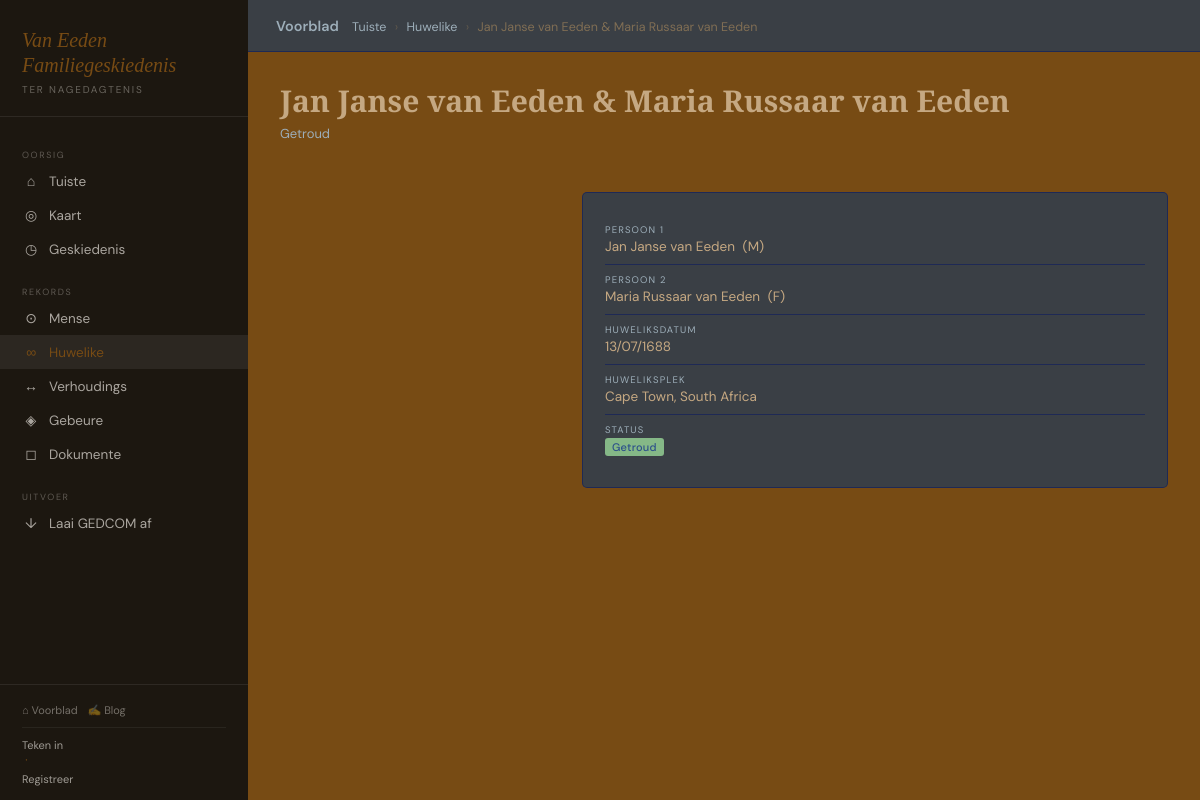
The app's page /argief/huwelike/130/ with its own data.
### genealogy/models.py (models this page shows, shortened)
class Marriage(models.Model):
    STATUS_CHOICES = [
        ('married','Getroud'),
        ('divorced','Geskei'),
        ('widowed','Nagelaat'),
        ('separated','Vervreemd'),
        ('annulled','Nietig Verklaar'),
    ]
    person1        = models.ForeignKey(Person, on_delete=models.CASCADE, related_name='marriages_as_person1')
    person2        = models.ForeignKey(Person, on_delete=models.CASCADE, related_name='marriages_as_person2')
    marriage_date  = models.CharField(max_length=100, blank=True,
                       help_text='GEDCOM datum, bv. 15 JAN 1920')
    marriage_place = models.CharField(max_length=200, blank=True)
    end_date       = models.CharField(max_length=100, blank=True,
                       help_text='GEDCOM datum')
    end_place      = models.CharField(max_length=200, blank=True)
    status         = models.CharField(max_length=20, choices=STATUS_CHOICES, default='married')
    notes          = models.TextField(blank=True)
    class Meta:
        ordering = ['marriage_date']
    def __str__(self):
        return f'{self.person1} & {self.person2}'
    @property
    def marriage_date_display(self):
        from .gedcom_dates import gedcom_to_display
        return gedcom_to_display(self.marriage_date)

class Person(models.Model):
    GENDER_CHOICES = [('M','Manlik'),('F','Vroulik'),('O','Ander'),('U','Onbekend')]
    first_name  = models.CharField(max_length=100)
    middle_name = models.CharField(max_length=100, blank=True)
    last_name   = models.CharField(max_length=100)
    maiden_name = models.CharField(max_length=100, blank=True)
    gender      = models.CharField(max_length=1, choices=GENDER_CHOICES, default='U')
    photo       = models.ImageField(upload_to='people/photos/', blank=True, null=True)
    birth_date  = models.CharField(max_length=100, blank=True,
                    help_text='GEDCOM datum, bv. BEF 15 JAN 1900')
    birth_place = models.CharField(max_length=200, blank=True)
    death_date  = models.CharField(max_length=100, blank=True,
                    help_text='GEDCOM datum, bv. AFT 1950')
    death_place = models.CharField(max_length=200, blank=True)
    is_deceased = models.BooleanField(default=False)
    is_root     = models.BooleanField(default=False, help_text='Stam-ouer van die boom (a1)')
    biography   = models.TextField(blank=True)
    notes       = models.TextField(blank=True)
    created_at  = models.DateTimeField(auto_now_add=True)
    updated_at  = models.DateTimeField(auto_now=True)
    created_by  = models.ForeignKey(User, on_delete=models.SET_NULL, null=True, blank=True,
                    related_name='created_people')
    birth_lat   = models.FloatField(null=True, blank=True)
    birth_lng   = models.FloatField(null=True, blank=True)
    death_lat   = models.FloatField(null=True, blank=True)
    death_lng   = models.FloatField(null=True, blank=True)
    class Meta:
        ordering = ['first_name', 'last_name']
        verbose_name_plural = 'Mense'
    def __str__(self): return self.full_name
    @property
    def full_name(self):
        parts = [self.first_name]
        if self.middle_name: parts.append(self.middle_name)
        parts.append(self.last_name)
        return ' '.join(parts)
    def get_absolute_url(self):
        return reverse('genealogy:person_detail', kwargs={'pk': self.pk})

### genealogy/views.py (the view)
# urls.py: path('huwelike/<int:pk>/',            views.marriage_detail,   name='marriage_detail'),
def marriage_detail(request, pk):
    profile  = get_profile(request.user)
    marriage = get_object_or_404(Marriage, pk=pk)
    docs = Document.objects.filter(people__in=[marriage.person1, marriage.person2]).distinct()
    return render(request, 'genealogy/marriage_detail.html',
        {'marriage': marriage, 'documents': docs, 'profile': profile})

### genealogy/views.py (called while the page is built)
def get_profile(user):
    if not user.is_authenticated:
        return None
    profile, _ = UserProfile.objects.get_or_create(user=user, defaults={'role': 'pending'})
    return profile

### genealogy/templates/genealogy/marriage_detail.html (shortened to what this page needs)
{% extends "genealogy/base.html" %}
{% load genealogy_extras %}
{% block breadcrumb %}
  <a href="{% url 'genealogy:dashboard' %}">Tuiste</a> <span>›</span>
  <a href="{% url 'genealogy:marriage_list' %}">Huwelike</a> <span>›</span>
  {{ marriage }}
{% endblock %}
{% block content %}
<div class="ph"><div><h2>{{ marriage }}</h2><p class="subtitle">{{ marriage.get_status_display }}</p></div></div>
<div class="detail-grid">
  <div>
  </div>
  <div>
    <div class="card" style="margin-top: 21px;">
      <div class="info-row"><div class="ir-label">Persoon 1</div>
        <div class="ir-value" style="display:flex;justify-content:space-between;align-items:center;">
          <div>
            <a href="{{ marriage.person1.get_absolute_url }}">{{ marriage.person1.full_name }}</a>
            <span style="margin-left: 4px;">({{ marriage.person1.gender|default:"—" }})</span>
          </div>
        </div>
      </div>
      <div class="info-row"><div class="ir-label">Persoon 2</div>
        <div class="ir-value">
          <a href="{{ marriage.person2.get_absolute_url }}">{{ marriage.person2.full_name }}</a>
          <span style="margin-left: 4px;">({{ marriage.person2.gender|default:"—" }})</span>
        </div>
      </div>
      <div class="info-row"><div class="ir-label">Huweliksdatum</div>
        <div class="ir-value">{{ marriage.marriage_date_display|default:"—" }}</div></div>
      <div class="info-row"><div class="ir-label">Huweliksplek</div>
        <div class="ir-value">{{ marriage.marriage_place|default:"—" }}</div></div>
      <div class="info-row"><div class="ir-label">Status</div>
        <div class="ir-value"><span class="badge badge-viewer">{{ marriage.get_status_display }}</span></div></div>
    </div>
  </div>
</div>
{% endblock %}

### genealogy/static/genealogy/css/main.css (style rules this page uses)
*, *::before, *::after { box-sizing: border-box; margin: 0; padding: 0; }
:root { --cream: #774b14; --ink: #1c1710; --body-txt: #c5a882; --sepia: #806e54; --gold: #f1ef83; --rust: #b5381e; --sage: #3d6b4f; --muted: #9daeb9; --border: #02146680; --card: #3a3f45; --red-light: #fdf2f0; --sidebar-w: 248px; }
body { font-family: 'DM Sans', sans-serif; background: var(--cream); color: var(--body-txt); min-height: 100vh; display: flex; }
.breadcrumb a { color: var(--muted); text-decoration: none; }
.breadcrumb span { margin: 0 5px; opacity: .5; }
h2 { font-family: 'EB Garamond', serif; font-size: 30px; font-weight: 600; margin-bottom: 4px; }
.subtitle { color: var(--muted); font-size: 13px; margin-bottom: 24px; }
.card { background: var(--card); border: 1px solid var(--border); border-radius: 5px; padding: 22px; margin-top: 0px; margin-bottom: 18px; }
.badge { display: inline-block; padding: 2px 7px; border-radius: 3px; font-size: 11px; font-weight: 500; letter-spacing: .02em; }
.badge-viewer { background: #85b887; color: #2c4f8a; }
.ph { display: flex; justify-content: space-between; align-items: flex-start; margin-bottom: 5px; }
.detail-grid { display: grid; grid-template-columns: 280px 1fr; gap: 22px; }
.info-row { display: flex; flex-direction: column; gap: 2px; padding: 9px 0; border-bottom: 1px solid var(--border); }
.info-row:last-child { border-bottom: none; }
.ir-label { font-size: 9.5px; text-transform: uppercase; letter-spacing: .12em; color: var(--muted); }
.ir-value { font-size: 13.5px; }
.ir-value a { color: var(--body-txt); text-decoration: none; }

### records on screen
Marriage: person1+person2 "Jan Janse van Eeden & Maria Russaar van Eeden", status "Getroud", person1.full_name "Jan Janse van Eeden", person1.gender "M", person2.full_name "Maria Russaar van Eeden", person2.gender "F", marriage_date_display "13/07/1688", marriage_place "Cape Town, South Africa"
